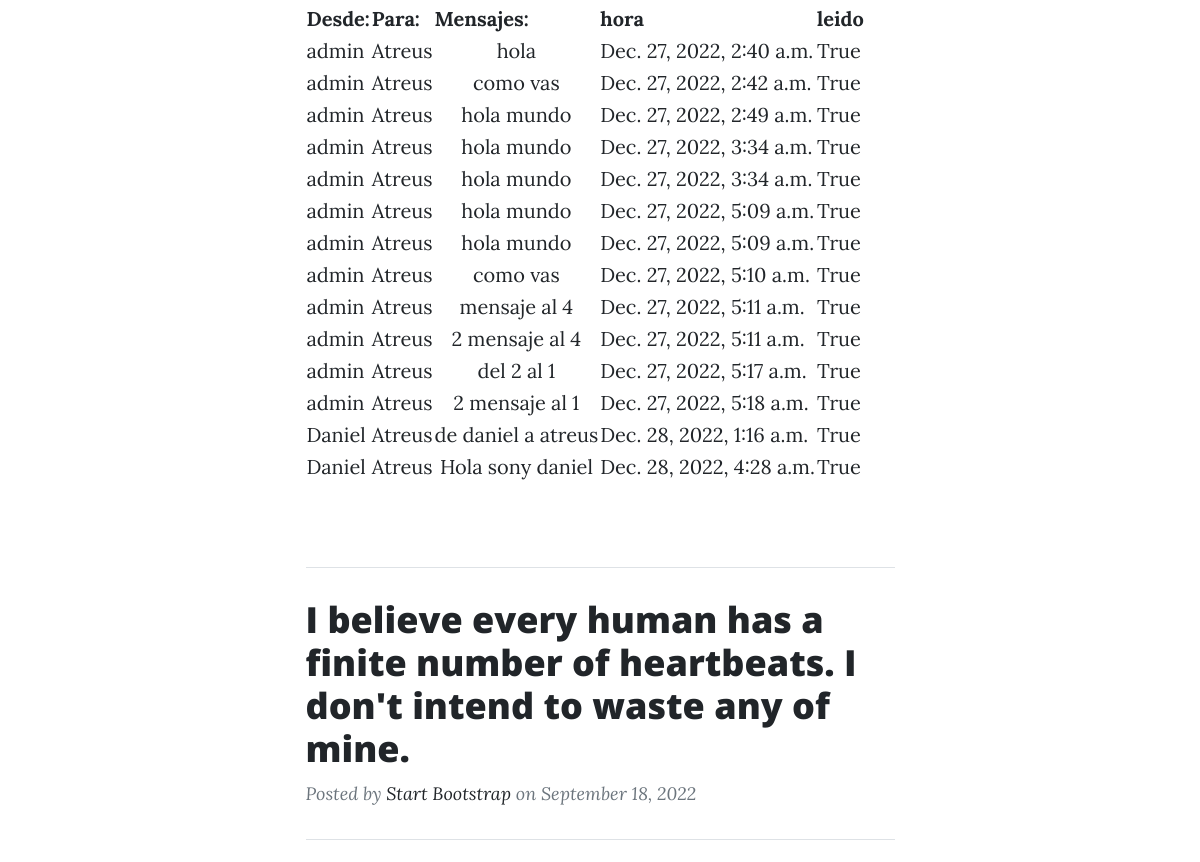
/mensajeria/leerMensaje (signed in, middle part), run on an earlier commit of the app's database.
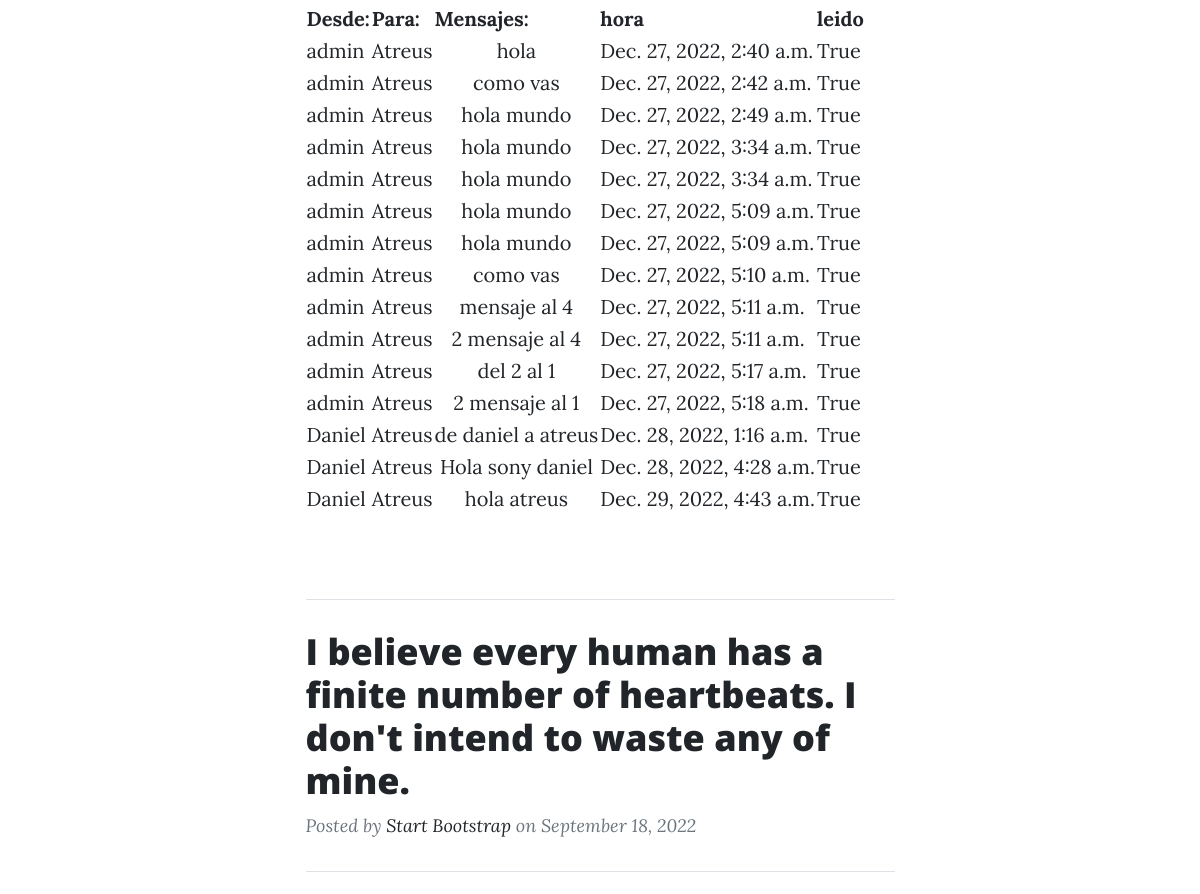
And on a later commit of the database.
### mensajeria/models.py (models this page shows)
class Mensaje(models.Model):
    enviar = models.ForeignKey(User, on_delete=models.CASCADE, related_name='sender')
    recibir = models.ForeignKey(User, on_delete=models.CASCADE, related_name='receiver')
    mensaje = models.TextField(max_length=5000)
    a_quehora = models.DateTimeField(auto_now_add=True)
    leido = models.BooleanField(default=False)
    def __str__(self):
        return  str(self.leido) + " "+ self.mensaje + " "+ str(self.a_quehora)

### mensajeria/views.py (the view)
# urls.py: path("leerMensaje", leerMensaje , name = "leerMensaje"),
def leerMensaje(request):
    usuario = request.user
    herram = Mensaje.objects.filter(recibir = usuario)
    for mensaje in herram:
        mensaje.leido = True
        mensaje.save()
    print(herram)
    return render(request, "leerMensaje.html", {"mensajes": herram})

### mensajeria/templates/leerMensaje.html (shortened to what this page needs)
{% extends "user.html" %}
{% load static %}
{% block mensaje %}
<table >
    <tr>
        <th>Desde:         </th>
        <th>Para:       </th>
        <th>Mensajes:   </th>
        <th>hora        </th>
        <th>leido       </th>
    </tr>
    {% for indice in mensajes %}
    <tr>
        <td>{{ indice.enviar }}</td>
        <td> {{ indice.recibir }}</td>
        <td style="text-align: center;">{{ indice.mensaje }}</td>
        <td>{{ indice.a_quehora }}</td>
        <td>{{ indice.leido }}</td>
    </tr>
    {% endfor %}
</table>
<br>
<br>
{% endblock %}

What changed in the data, as far as the page shows it:
added Mensaje: enviar "Daniel", recibir "Atreus", mensaje "hola atreus", a_quehora "Dec. 29, 2022, 4:43 a.m.", leido "True"
